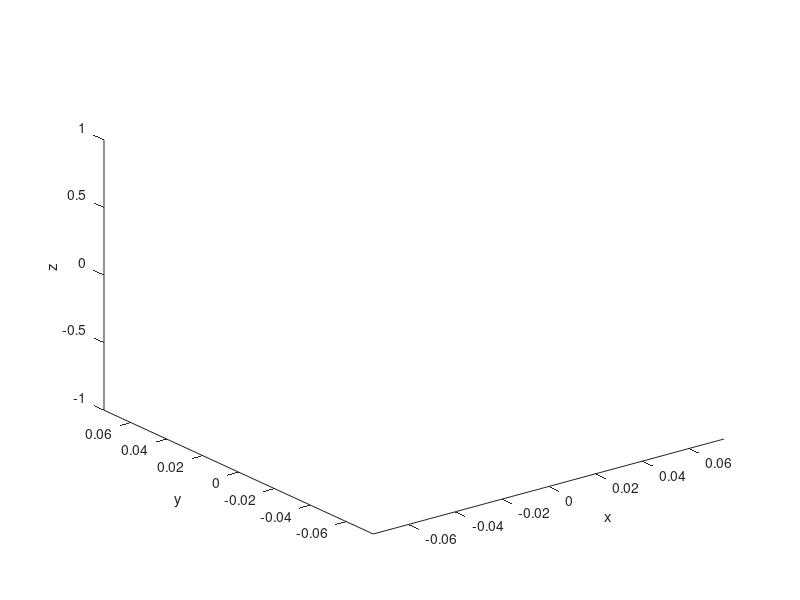

The MATLAB script that drew this image: (Note: this script raises an error after producing the figure.)
% parametric testing
% playing with the parameters in the min jerk gait

% making an open loop step pattern
a = .05; % step length = 2*a
b = .05; % step height = b
% time t = 0:2*pi parameter for step length
close all;
figure;
plot3(0,0,0); hold on;
xlabel('x'); ylabel('y'); zlabel('z');
xlim([-a a]*1.5);
ylim([-b b ]*1.5);
fractionStep = 1/2; % how long is it in the air out of 1 second
stepPeriod = 2*pi*fractionStep;  % how long the stepping lasts
% solve for coefficients to create trajectory with min jerk
jerkCoeffs = minimumJerk( 0, 0, 0, ... % Starting Phase/Vel/Accel
    1, 0, 0, ... % Ending Phase/Vel/Accel
    stepPeriod);  % Time to touchdown
stepWayPoints = [0 -a 0; 0 0 b; 0 a 0]; % determine which points the feet pass through
tPhases= linspace(0,1,size(stepWayPoints,1));
dt = .3;
xyzStep0 = [0;0;0];

for stepDirection = pi/4:pi/4:pi

% stepDirection=0;


for t = 0:dt:2*pi % full cycle of step is 2*pi
   R =  R_z(stepDirection);
    if (t>=0 && t<2*pi*fractionStep) % swing phase
        
        phase = jerkCoeffs(4)*t.^3 + ...
            jerkCoeffs(5)*t.^4 + ...
            jerkCoeffs(6)*t.^5;
        phaseLast = jerkCoeffs(4)*(t-dt).^3 + ...
            jerkCoeffs(5)*(t-dt).^4 + ...
            jerkCoeffs(6)*(t-dt).^5;
        phaseNext = jerkCoeffs(4)*(t+dt).^3 + ...
            jerkCoeffs(5)*(t+dt).^4 + ...
            jerkCoeffs(6)*(t+dt).^5;
        
     planePoint= interp1(linspace(0,1,size(stepWayPoints,1)), stepWayPoints, phase, 'spline');
     rotPlanePoint = R*planePoint.';
        
%         yz= interp1(tPhases, stepWayPoints, phase, 'spline');
%         yzLast= interp1(tPhases, stepWayPoints, phaseLast, 'spline');
%         yzNext= interp1(tPhases, stepWayPoints, phaseNext, 'spline');
        
%         y = yz(1); z = yz(2);
%         v = (yzNext-yzLast)/dt;
%         a = (yzNext + yzLast - 2*yz)/(dt^2);
        
        xyz = xyzStep0 + rotPlanePoint;
 
        scatter3(xyz(1),xyz(2),xyz(3), 'r');
%         quiver(y,z,v(1)*dt, v(2)*dt, 'b')
%         quiver(y,z,a(1)*dt*dt, a(2)*dt*dt, 'g')
    else % stance phase
        %       y = a - 2*a*(t/(2*pi - 2*pi*fractionStep) - 2*pi*fractionStep/(2*pi - 2*pi*fractionStep));
%         xyz(2)= stepWayPoints(end,1) - ...
%             diff(stepWayPoints([1 end],1))*(t/(2*pi - 2*pi*fractionStep) - 2*pi*fractionStep/(2*pi - 2*pi*fractionStep));
        xyz = R*(stepWayPoints(end,:) - ...
              diff(stepWayPoints([1 end],:))...
              *(t/(2*pi - 2*pi*fractionStep) - 2*pi*fractionStep/(2*pi - 2*pi*fractionStep))).';
        
%         xyz(3) = xyzStep0(3);

        scatter3(xyz(1),xyz(2),xyz(3),'k' );
    end
    
    
    pause(.05);
end
end